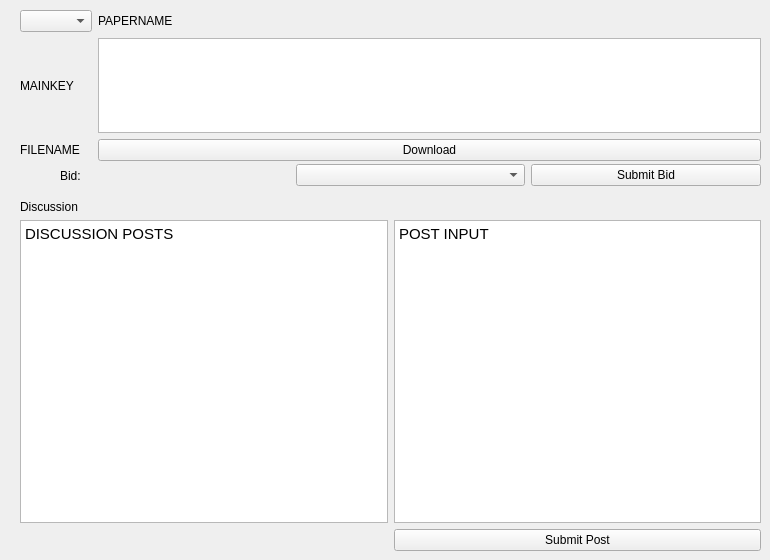
      <widget class="QWidget" name="reviewerTab">
       <attribute name="title">
        <string>Reviewer</string>
       </attribute>
       <widget class="QWidget" name="gridLayoutWidget_4">
        <property name="geometry">
         <rect>
          <x>20</x>
          <y>200</y>
          <width>741</width>
          <height>351</height>
         </rect>
        </property>
        <layout class="QGridLayout" name="gridLayout_4">
         <item row="0" column="0">
          <widget class="QLabel" name="discussionLabel_2">
           <property name="text">
            <string>Discussion</string>
           </property>
          </widget>
         </item>
         <item row="2" column="1">
          <widget class="QPushButton" name="submitPosts">
           <property name="text">
            <string>Submit Post</string>
           </property>
          </widget>
         </item>
         <item row="1" column="1">
          <widget class="QTextEdit" name="postBody">
           <property name="html">
            <string>&lt;!DOCTYPE HTML PUBLIC &quot;-//W3C//DTD HTML 4.0//EN&quot; &quot;http://www.w3.org/TR/REC-html40/strict.dtd&quot;&gt;
&lt;html&gt;&lt;head&gt;&lt;meta name=&quot;qrichtext&quot; content=&quot;1&quot; /&gt;&lt;style type=&quot;text/css&quot;&gt;
p, li { white-space: pre-wrap; }
&lt;/style&gt;&lt;/head&gt;&lt;body style=&quot; font-family:'MS Shell Dlg 2'; font-size:8.25pt; font-weight:400; font-style:normal;&quot;&gt;
&lt;p style=&quot; margin-top:0px; margin-bottom:0px; margin-left:0px; margin-right:0px; -qt-block-indent:0; text-indent:0px;&quot;&gt;&lt;span style=&quot; font-family:'Ubuntu'; font-size:11pt;&quot;&gt;POST INPUT&lt;/span&gt;&lt;/p&gt;&lt;/body&gt;&lt;/html&gt;</string>
           </property>
          </widget>
         </item>
         <item row="1" column="0">
          <widget class="QTextBrowser" name="discussionBody_2">
           <property name="html">
            <string>&lt;!DOCTYPE HTML PUBLIC &quot;-//W3C//DTD HTML 4.0//EN&quot; &quot;http://www.w3.org/TR/REC-html40/strict.dtd&quot;&gt;
&lt;html&gt;&lt;head&gt;&lt;meta name=&quot;qrichtext&quot; content=&quot;1&quot; /&gt;&lt;style type=&quot;text/css&quot;&gt;
p, li { white-space: pre-wrap; }
&lt;/style&gt;&lt;/head&gt;&lt;body style=&quot; font-family:'MS Shell Dlg 2'; font-size:8.25pt; font-weight:400; font-style:normal;&quot;&gt;
&lt;p style=&quot; margin-top:0px; margin-bottom:0px; margin-left:0px; margin-right:0px; -qt-block-indent:0; text-indent:0px;&quot;&gt;&lt;span style=&quot; font-family:'Ubuntu'; font-size:11pt;&quot;&gt;DISCUSSION POSTS&lt;/span&gt;&lt;/p&gt;&lt;/body&gt;&lt;/html&gt;</string>
           </property>
          </widget>
         </item>
        </layout>
       </widget>
       <widget class="QWidget" name="horizontalLayoutWidget">
        <property name="geometry">
         <rect>
          <x>20</x>
          <y>160</y>
          <width>741</width>
          <height>31</height>
         </rect>
        </property>
        <layout class="QHBoxLayout" name="horizontalLayout_5">
         <item>
          <spacer name="horizontalSpacer">
           <property name="orientation">
            <enum>Qt::Horizontal</enum>
           </property>
           <property name="sizeType">
            <enum>QSizePolicy::Ignored</enum>
           </property>
           <property name="sizeHint" stdset="0">
            <size>
             <width>40</width>
             <height>20</height>
            </size>
           </property>
          </spacer>
         </item>
         <item>
          <widget class="QLabel" name="bidlabel">
           <property name="text">
            <string>Bid:</string>
           </property>
          </widget>
         </item>
         <item>
          <widget class="QComboBox" name="selectBid"/>
         </item>
         <item>
          <widget class="QPushButton" name="submitBid">
           <property name="text">
            <string>Submit Bid</string>
           </property>
          </widget>
         </item>
        </layout>
       </widget>
       <widget class="QWidget" name="gridLayoutWidget_5">
        <property name="geometry">
         <rect>
          <x>20</x>
          <y>10</y>
          <width>741</width>
          <height>151</height>
         </rect>
        </property>
        <layout class="QGridLayout" name="gridLayout_5">
         <item row="0" column="1">
          <widget class="QLabel" name="paperName_3">
           <property name="text">
            <string>PAPERNAME</string>
           </property>
          </widget>
         </item>
         <item row="1" column="0">
          <widget class="QLabel" name="mainKey_3">
           <property name="text">
            <string>MAINKEY</string>
           </property>
          </widget>
         </item>
         <item row="2" column="0">
          <widget class="QLabel" name="fileName_2">
           <property name="text">
            <string>FILENAME</string>
           </property>
          </widget>
         </item>
         <item row="0" column="0">
          <widget class="QComboBox" name="selectPaperReviewer"/>
         </item>
         <item row="2" column="1">
          <widget class="QPushButton" name="downloadReviewer">
           <property name="text">
            <string>Download</string>
           </property>
          </widget>
         </item>
         <item row="1" column="1">
          <widget class="QListWidget" name="paperKeyListRev"/>
         </item>
        </layout>
       </widget>
      </widget>
